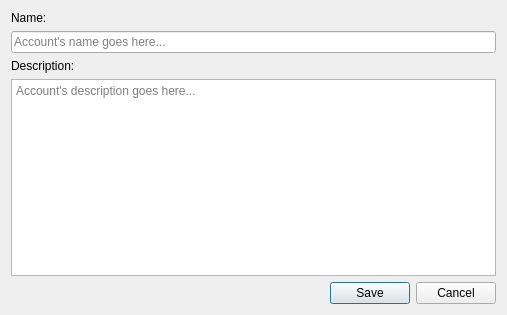
<?xml version="1.0" encoding="UTF-8"?>
<ui version="4.0">
 <class>AccountEditor</class>
 <widget class="QWidget" name="AccountEditor">
  <property name="geometry">
   <rect>
    <x>0</x>
    <y>0</y>
    <width>507</width>
    <height>315</height>
   </rect>
  </property>
  <property name="windowTitle">
   <string>Form</string>
  </property>
  <layout class="QVBoxLayout" name="verticalLayout_3">
   <item>
    <widget class="QLabel" name="name_label">
     <property name="text">
      <string>Name:</string>
     </property>
    </widget>
   </item>
   <item>
    <widget class="QLineEdit" name="name">
     <property name="placeholderText">
      <string>Account's name goes here...</string>
     </property>
    </widget>
   </item>
   <item>
    <widget class="QLabel" name="description_label">
     <property name="text">
      <string>Description:</string>
     </property>
    </widget>
   </item>
   <item>
    <widget class="QPlainTextEdit" name="description">
     <property name="placeholderText">
      <string>Account's description goes here...</string>
     </property>
    </widget>
   </item>
   <item>
    <widget class="QDialogButtonBox" name="buttons">
     <property name="standardButtons">
      <set>QDialogButtonBox::Cancel|QDialogButtonBox::Save</set>
     </property>
    </widget>
   </item>
  </layout>
 </widget>
 <resources/>
 <connections/>
</ui>
